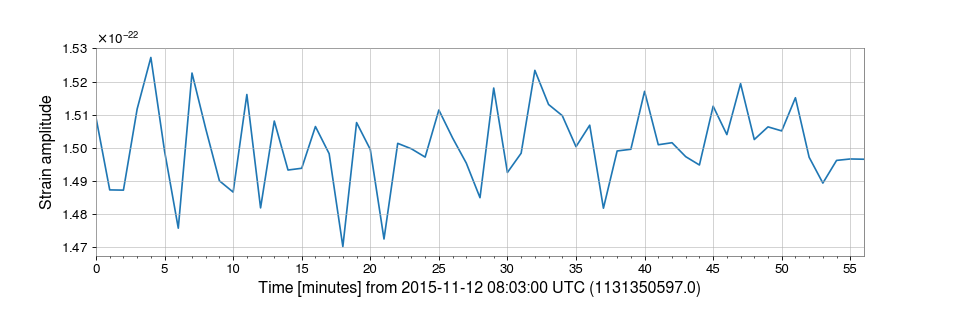

Here is the Python script that generated this plot:
# Heterodyning can be useful in analysing quasi-monochromatic signals
# with a known phase evolution, such as continuous-wave signals
# from rapidly rotating neutron stars. These sources radiate at a
# frequency that slowly decreases over time, and is Doppler modulated
# due to the Earth's rotational and orbital motion.

# To see an example of heterodyning in action, we can simulate a signal
# whose phase evolution is described by the frequency and its first
# derivative with respect to time. We can download some O1 era
# LIGO-Livingston data from GWOSC, inject the simulated signal, and
# recover its amplitude.

from gwpy.timeseries import TimeSeries
data = TimeSeries.fetch_open_data('L1', 1131350417, 1131354017)

# We now need to set the signal parameters, generate the expected
# phase evolution, and create the signal:

import numpy
f0 = 123.456789  # signal frequency (Hz)
fdot = -9.87654321e-7  # signal frequency derivative (Hz/s)
fepoch = 1131350417  # phase epoch
amp = 1.5e-22  # signal amplitude
phase0 = 0.4  # signal phase at the phase epoch
times = data.times.value - fepoch
phase = 2 * numpy.pi * (f0 * times + 0.5 * fdot * times**2)
signal = TimeSeries(amp * numpy.cos(phase + phase0),
                    sample_rate=data.sample_rate, t0=data.t0)
data = data.inject(signal)

# To recover the signal, we can bandpass the injected data around the
# signal frequency, then heterodyne using our phase model with a stride
# of 60 seconds:

filtdata = data.bandpass(f0 - 0.5, f0 + 0.5)
het = filtdata.heterodyne(phase, stride=60, singlesided=True)

# We can then plot signal amplitude over time (cropping the first two
# minutes to remove the filter response):

plot = het.crop(het.x0.value + 180).abs().plot()
ax = plot.gca()
ax.set_ylabel("Strain amplitude")
plot.show()
